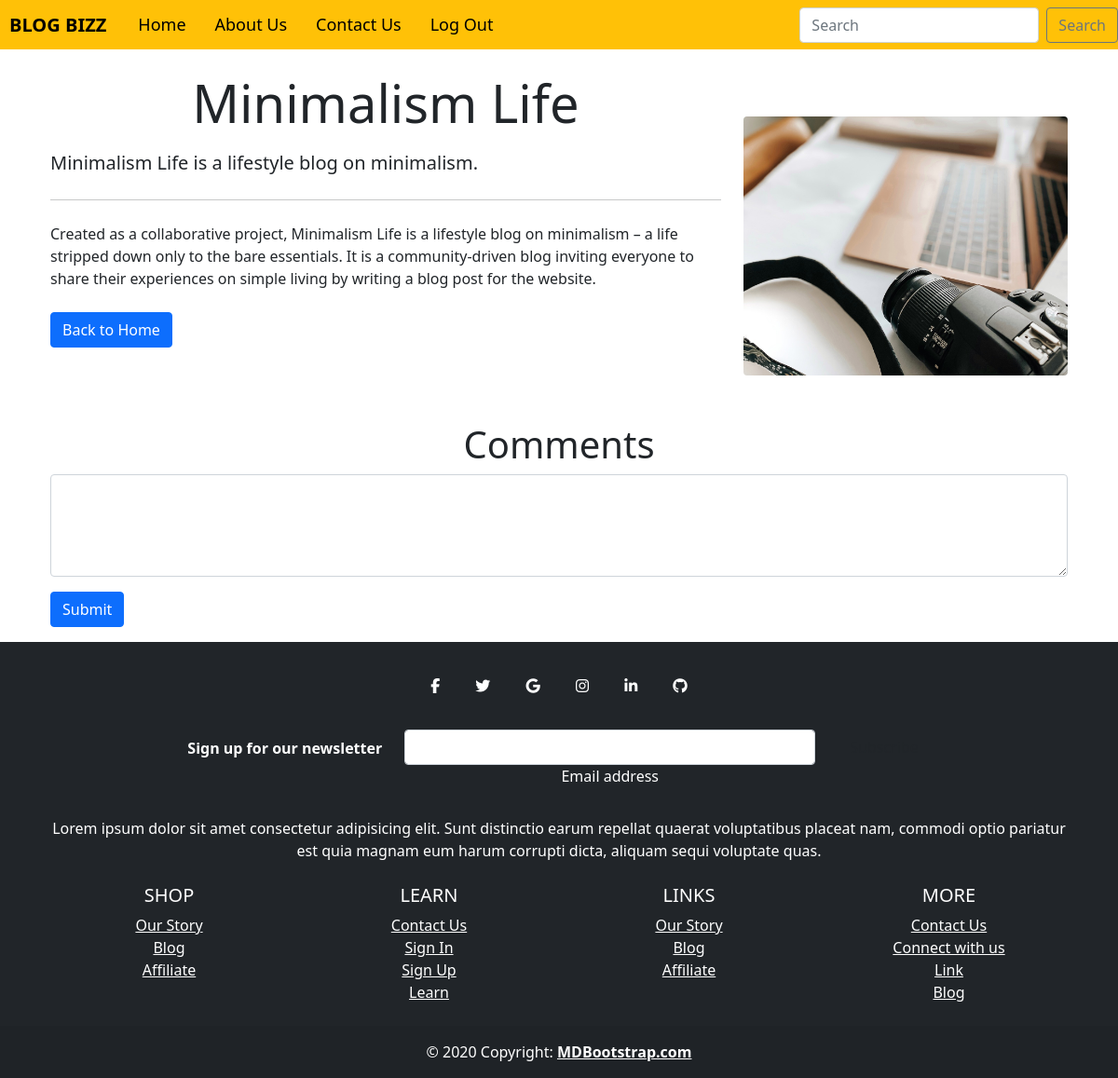
Page /blogcontent/4 on the committed database.
### blog_app/models.py (models this page shows, shortened)
class Blog(models.Model):
    name=models.CharField(max_length=100,default="")
    title=models.CharField(max_length=100,default="")
    short_desc=models.CharField(max_length=100,default="")
    content=models.TextField()
    thumbnail=models.ImageField(upload_to="blogimages")
    created_at=models.TimeField(auto_now_add=True)

### blog_app/views.py (the view)
# urls.py: path('blogcontent/<int:id>',views.blogcontent,name="blogcontent"),
def blogcontent(request,id):
    blog=get_object_or_404(Blog,id=id)
    comment=Comment.objects.filter(blog=blog).order_by("-id")
    reply=Reply.objects.filter(commentParent__blog=blog)
    return render(request,"blogcontent.html",{'blog':blog,'comment':comment,'reply':reply})

### templates/blogcontent.html (shortened to what this page needs)
{%  extends "base.html" %}
{% block content %}
<head>
  <link rel="stylesheet" href="https://cdn.jsdelivr.net/npm/bootstrap@5.1.3/dist/css/bootstrap.min.css">
</head>
<div class="container mt-4 mb-4">
    <div class="row">
        <div class="col-md-8">
            <h1 class="display-4 mb-3">{{blog.title}}</h1>
            <p class="lead mb-2">{{blog.short_desc}}</p>
            <hr class="my-4">
            <p class="mb-4">{{blog.content}}</p>
            <a class="btn btn-primary" href="/home/">Back to Home</a>
        </div>
        <div class="col-md-4 mt-5">
            <img src="{{blog.thumbnail.url}}" alt="{{blog.title}}" class="img-fluid rounded float-md-right">
        </div>
    </div>
</div>
<section>
  <h1 style="margin-top: 50px;">Comments</h1>
    <div class="container">
      <form action="{% url 'comment' %}" method="post">{% csrf_token %}
        <div class="mb-3">
          <textarea class="form-control" name="comment" id="exampleFormControlTextarea1" rows="4" style="width: 100%;" required></textarea>
        </div>
        <div class="mb-3">
          <button class="btn btn-primary">Submit</button>
        </div>
      </form>
</section>
{% endblock %}

### templates/base.html (style rules this page uses)
h1 { text-align: center; margin-top : 48px; }

### rows in the picture
Blog: title "Minimalism Life", short_desc "Minimalism Life is a lifestyle blog on minimalism.", content "Created as a collaborative project, Minimalism Life is a lifestyle blog on minimalism – a life stripped down only to the bare essentials. It is a community-driven blog inviting everyone to share their experiences on simple living by writing a blog post for the website.", thumbnail (picture)
